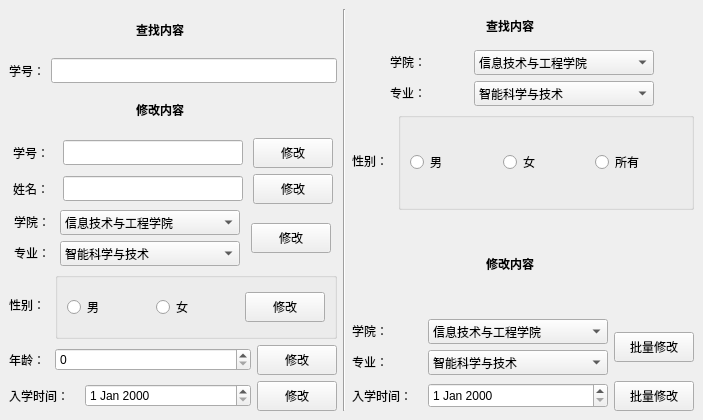
<?xml version="1.0" encoding="UTF-8"?>
<ui version="4.0">
 <class>xiugai</class>
 <widget class="QMainWindow" name="xiugai">
  <property name="geometry">
   <rect>
    <x>0</x>
    <y>0</y>
    <width>703</width>
    <height>420</height>
   </rect>
  </property>
  <property name="windowTitle">
   <string>MainWindow</string>
  </property>
  <widget class="QWidget" name="centralwidget">
   <layout class="QHBoxLayout" name="horizontalLayout_24">
    <item>
     <layout class="QVBoxLayout" name="verticalLayout_2">
      <item>
       <layout class="QHBoxLayout" name="horizontalLayout_10">
        <item>
         <widget class="QLabel" name="label_12">
          <property name="text">
           <string/>
          </property>
         </widget>
        </item>
        <item>
         <spacer name="horizontalSpacer_3">
          <property name="orientation">
           <enum>Qt::Horizontal</enum>
          </property>
          <property name="sizeHint" stdset="0">
           <size>
            <width>40</width>
            <height>20</height>
           </size>
          </property>
         </spacer>
        </item>
        <item>
         <widget class="QLabel" name="label_13">
          <property name="minimumSize">
           <size>
            <width>75</width>
            <height>30</height>
           </size>
          </property>
          <property name="maximumSize">
           <size>
            <width>75</width>
            <height>30</height>
           </size>
          </property>
          <property name="styleSheet">
           <string notr="true">font: 14pt &quot;Ubuntu&quot;;</string>
          </property>
          <property name="text">
           <string>&lt;html&gt;&lt;head/&gt;&lt;body&gt;&lt;p&gt;&lt;span style=&quot; font-weight:600;&quot;&gt;查找内容&lt;/span&gt;&lt;/p&gt;&lt;/body&gt;&lt;/html&gt;</string>
          </property>
         </widget>
        </item>
        <item>
         <spacer name="horizontalSpacer_4">
          <property name="orientation">
           <enum>Qt::Horizontal</enum>
          </property>
          <property name="sizeHint" stdset="0">
           <size>
            <width>40</width>
            <height>20</height>
           </size>
          </property>
         </spacer>
        </item>
        <item>
         <widget class="QLabel" name="label_14">
          <property name="text">
           <string/>
          </property>
         </widget>
        </item>
       </layout>
      </item>
      <item>
       <layout class="QHBoxLayout" name="horizontalLayout_9">
        <item>
         <widget class="QLabel" name="label">
          <property name="text">
           <string>学号：</string>
          </property>
         </widget>
        </item>
        <item>
         <widget class="QLineEdit" name="lineEdit">
          <property name="sizePolicy">
           <sizepolicy hsizetype="Expanding" vsizetype="Fixed">
            <horstretch>0</horstretch>
            <verstretch>0</verstretch>
           </sizepolicy>
          </property>
          <property name="minimumSize">
           <size>
            <width>0</width>
            <height>25</height>
           </size>
          </property>
          <property name="maximumSize">
           <size>
            <width>11111111</width>
            <height>25</height>
           </size>
          </property>
         </widget>
        </item>
       </layout>
      </item>
      <item>
       <layout class="QHBoxLayout" name="horizontalLayout">
        <item>
         <widget class="QLabel" name="label_3">
          <property name="text">
           <string/>
          </property>
         </widget>
        </item>
        <item>
         <spacer name="horizontalSpacer">
          <property name="orientation">
           <enum>Qt::Horizontal</enum>
          </property>
          <property name="sizeHint" stdset="0">
           <size>
            <width>40</width>
            <height>20</height>
           </size>
          </property>
         </spacer>
        </item>
        <item>
         <widget class="QLabel" name="label_2">
          <property name="minimumSize">
           <size>
            <width>75</width>
            <height>30</height>
           </size>
          </property>
          <property name="maximumSize">
           <size>
            <width>75</width>
            <height>30</height>
           </size>
          </property>
          <property name="styleSheet">
           <string notr="true">font: 14pt &quot;Ubuntu&quot;;</string>
          </property>
          <property name="text">
           <string>&lt;html&gt;&lt;head/&gt;&lt;body&gt;&lt;p&gt;&lt;span style=&quot; font-weight:600;&quot;&gt;修改内容&lt;/span&gt;&lt;/p&gt;&lt;/body&gt;&lt;/html&gt;</string>
          </property>
         </widget>
        </item>
        <item>
         <spacer name="horizontalSpacer_2">
          <property name="orientation">
           <enum>Qt::Horizontal</enum>
          </property>
          <property name="sizeHint" stdset="0">
           <size>
            <width>40</width>
            <height>20</height>
           </size>
          </property>
         </spacer>
        </item>
        <item>
         <widget class="QLabel" name="label_4">
          <property name="text">
           <string/>
          </property>
         </widget>
        </item>
       </layout>
      </item>
      <item>
       <layout class="QHBoxLayout" name="horizontalLayout_2">
        <item>
         <widget class="QLabel" name="label_8">
          <property name="minimumSize">
           <size>
            <width>40</width>
            <height>20</height>
           </size>
          </property>
          <property name="maximumSize">
           <size>
            <width>40</width>
            <height>20</height>
           </size>
          </property>
          <property name="text">
           <string>学号：</string>
          </property>
         </widget>
        </item>
        <item>
         <widget class="QLineEdit" name="lineEdit_2">
          <property name="sizePolicy">
           <sizepolicy hsizetype="Expanding" vsizetype="Fixed">
            <horstretch>0</horstretch>
            <verstretch>0</verstretch>
           </sizepolicy>
          </property>
          <property name="minimumSize">
           <size>
            <width>180</width>
            <height>25</height>
           </size>
          </property>
          <property name="maximumSize">
           <size>
            <width>180</width>
            <height>25</height>
           </size>
          </property>
         </widget>
        </item>
        <item>
         <widget class="QPushButton" name="pushButton_3">
          <property name="minimumSize">
           <size>
            <width>80</width>
            <height>30</height>
           </size>
          </property>
          <property name="maximumSize">
           <size>
            <width>80</width>
            <height>30</height>
           </size>
          </property>
          <property name="text">
           <string>修改</string>
          </property>
         </widget>
        </item>
       </layout>
      </item>
      <item>
       <layout class="QHBoxLayout" name="horizontalLayout_3">
        <item>
         <widget class="QLabel" name="label_10">
          <property name="minimumSize">
           <size>
            <width>40</width>
            <height>20</height>
           </size>
          </property>
          <property name="maximumSize">
           <size>
            <width>40</width>
            <height>20</height>
           </size>
          </property>
          <property name="text">
           <string>姓名：</string>
          </property>
         </widget>
        </item>
        <item>
         <widget class="QLineEdit" name="lineEdit_3">
          <property name="sizePolicy">
           <sizepolicy hsizetype="Expanding" vsizetype="Fixed">
            <horstretch>0</horstretch>
            <verstretch>0</verstretch>
           </sizepolicy>
          </property>
          <property name="minimumSize">
           <size>
            <width>180</width>
            <height>25</height>
           </size>
          </property>
          <property name="maximumSize">
           <size>
            <width>180</width>
            <height>25</height>
           </size>
          </property>
         </widget>
        </item>
        <item>
         <widget class="QPushButton" name="pushButton_4">
          <property name="minimumSize">
           <size>
            <width>80</width>
            <height>30</height>
           </size>
          </property>
          <property name="maximumSize">
           <size>
            <width>80</width>
            <height>30</height>
           </size>
          </property>
          <property name="text">
           <string>修改</string>
          </property>
         </widget>
        </item>
       </layout>
      </item>
      <item>
       <layout class="QHBoxLayout" name="horizontalLayout_21">
        <item>
         <layout class="QVBoxLayout" name="verticalLayout">
          <item>
           <layout class="QHBoxLayout" name="horizontalLayout_4">
            <item>
             <widget class="QLabel" name="label_6">
              <property name="minimumSize">
               <size>
                <width>40</width>
                <height>20</height>
               </size>
              </property>
              <property name="maximumSize">
               <size>
                <width>40</width>
                <height>20</height>
               </size>
              </property>
              <property name="text">
               <string>学院：</string>
              </property>
             </widget>
            </item>
            <item>
             <widget class="QComboBox" name="comboBox">
              <property name="sizePolicy">
               <sizepolicy hsizetype="Preferred" vsizetype="Fixed">
                <horstretch>0</horstretch>
                <verstretch>0</verstretch>
               </sizepolicy>
              </property>
              <property name="minimumSize">
               <size>
                <width>180</width>
                <height>25</height>
               </size>
              </property>
              <property name="maximumSize">
               <size>
                <width>180</width>
                <height>25</height>
               </size>
              </property>
              <item>
               <property name="text">
                <string>信息技术与工程学院</string>
               </property>
              </item>
              <item>
               <property name="text">
                <string>华为ICT学院</string>
               </property>
              </item>
              <item>
               <property name="text">
                <string>法学院</string>
               </property>
              </item>
              <item>
               <property name="text">
                <string>管理学院</string>
               </property>
              </item>
              <item>
               <property name="text">
                <string>外国语学院</string>
               </property>
              </item>
              <item>
               <property name="text">
                <string>会计学院</string>
               </property>
              </item>
              <item>
               <property name="text">
                <string>国际学院</string>
               </property>
              </item>
              <item>
               <property name="text">
                <string>经济学院</string>
               </property>
              </item>
              <item>
               <property name="text">
                <string>艺术设计学院</string>
               </property>
              </item>
             </widget>
            </item>
           </layout>
          </item>
          <item>
           <layout class="QHBoxLayout" name="horizontalLayout_5">
            <item>
             <widget class="QLabel" name="label_5">
              <property name="minimumSize">
               <size>
                <width>40</width>
                <height>20</height>
               </size>
              </property>
              <property name="maximumSize">
               <size>
                <width>40</width>
                <height>20</height>
               </size>
              </property>
              <property name="text">
               <string>专业：</string>
              </property>
             </widget>
            </item>
            <item>
             <widget class="QComboBox" name="comboBox_2">
              <property name="sizePolicy">
               <sizepolicy hsizetype="Preferred" vsizetype="Fixed">
                <horstretch>0</horstretch>
                <verstretch>0</verstretch>
               </sizepolicy>
              </property>
              <property name="minimumSize">
               <size>
                <width>180</width>
                <height>25</height>
               </size>
              </property>
              <property name="maximumSize">
               <size>
                <width>180</width>
                <height>25</height>
               </size>
              </property>
              <item>
               <property name="text">
                <string>智能科学与技术</string>
               </property>
              </item>
              <item>
               <property name="text">
                <string>信息管理与信息系统</string>
               </property>
              </item>
              <item>
               <property name="text">
                <string>软件工程</string>
               </property>
              </item>
              <item>
               <property name="text">
                <string>计算机科学与技术</string>
               </property>
              </item>
              <item>
               <property name="text">
                <string>物联网工程</string>
               </property>
              </item>
              <item>
               <property name="text">
                <string>数据科学与大数据技术</string>
               </property>
              </item>
             </widget>
            </item>
           </layout>
          </item>
         </layout>
        </item>
        <item>
         <widget class="QPushButton" name="pushButton_5">
          <property name="minimumSize">
           <size>
            <width>80</width>
            <height>30</height>
           </size>
          </property>
          <property name="maximumSize">
           <size>
            <width>80</width>
            <height>30</height>
           </size>
          </property>
          <property name="text">
           <string>修改</string>
          </property>
         </widget>
        </item>
       </layout>
      </item>
      <item>
       <layout class="QHBoxLayout" name="horizontalLayout_6">
        <item>
         <widget class="QLabel" name="label_11">
          <property name="sizePolicy">
           <sizepolicy hsizetype="Preferred" vsizetype="Preferred">
            <horstretch>0</horstretch>
            <verstretch>0</verstretch>
           </sizepolicy>
          </property>
          <property name="minimumSize">
           <size>
            <width>40</width>
            <height>20</height>
           </size>
          </property>
          <property name="maximumSize">
           <size>
            <width>40</width>
            <height>20</height>
           </size>
          </property>
          <property name="text">
           <string>性别：</string>
          </property>
         </widget>
        </item>
        <item>
         <widget class="QGroupBox" name="groupBox">
          <property name="minimumSize">
           <size>
            <width>0</width>
            <height>0</height>
           </size>
          </property>
          <property name="maximumSize">
           <size>
            <width>111111</width>
            <height>111111</height>
           </size>
          </property>
          <property name="title">
           <string/>
          </property>
          <layout class="QHBoxLayout" name="horizontalLayout_11">
           <item>
            <widget class="QRadioButton" name="radioButton">
             <property name="minimumSize">
              <size>
               <width>0</width>
               <height>40</height>
              </size>
             </property>
             <property name="maximumSize">
              <size>
               <width>16777215</width>
               <height>40</height>
              </size>
             </property>
             <property name="text">
              <string>男</string>
             </property>
            </widget>
           </item>
           <item>
            <widget class="QRadioButton" name="radioButton_2">
             <property name="minimumSize">
              <size>
               <width>0</width>
               <height>40</height>
              </size>
             </property>
             <property name="maximumSize">
              <size>
               <width>16777215</width>
               <height>40</height>
              </size>
             </property>
             <property name="text">
              <string>女</string>
             </property>
            </widget>
           </item>
           <item>
            <widget class="QPushButton" name="pushButton_6">
             <property name="minimumSize">
              <size>
               <width>80</width>
               <height>30</height>
              </size>
             </property>
             <property name="maximumSize">
              <size>
               <width>80</width>
               <height>30</height>
              </size>
             </property>
             <property name="text">
              <string>修改</string>
             </property>
            </widget>
           </item>
          </layout>
         </widget>
        </item>
       </layout>
      </item>
      <item>
       <layout class="QHBoxLayout" name="horizontalLayout_7">
        <item>
         <widget class="QLabel" name="label_9">
          <property name="minimumSize">
           <size>
            <width>40</width>
            <height>20</height>
           </size>
          </property>
          <property name="maximumSize">
           <size>
            <width>40</width>
            <height>20</height>
           </size>
          </property>
          <property name="text">
           <string>年龄：</string>
          </property>
         </widget>
        </item>
        <item>
         <widget class="QSpinBox" name="spinBox"/>
        </item>
        <item>
         <widget class="QPushButton" name="pushButton_7">
          <property name="minimumSize">
           <size>
            <width>80</width>
            <height>30</height>
           </size>
          </property>
          <property name="maximumSize">
           <size>
            <width>80</width>
            <height>30</height>
           </size>
          </property>
          <property name="text">
           <string>修改</string>
          </property>
         </widget>
        </item>
       </layout>
      </item>
      <item>
       <layout class="QHBoxLayout" name="horizontalLayout_8">
        <item>
         <widget class="QLabel" name="label_7">
          <property name="minimumSize">
           <size>
            <width>70</width>
            <height>20</height>
           </size>
          </property>
          <property name="maximumSize">
           <size>
            <width>70</width>
            <height>20</height>
           </size>
          </property>
          <property name="text">
           <string>入学时间：</string>
          </property>
         </widget>
        </item>
        <item>
         <widget class="QDateEdit" name="dateEdit"/>
        </item>
        <item>
         <widget class="QPushButton" name="pushButton_8">
          <property name="minimumSize">
           <size>
            <width>80</width>
            <height>30</height>
           </size>
          </property>
          <property name="maximumSize">
           <size>
            <width>80</width>
            <height>30</height>
           </size>
          </property>
          <property name="text">
           <string>修改</string>
          </property>
         </widget>
        </item>
       </layout>
      </item>
     </layout>
    </item>
    <item>
     <widget class="Line" name="line">
      <property name="orientation">
       <enum>Qt::Vertical</enum>
      </property>
     </widget>
    </item>
    <item>
     <layout class="QVBoxLayout" name="verticalLayout_5">
      <item>
       <layout class="QVBoxLayout" name="verticalLayout_4">
        <item>
         <layout class="QHBoxLayout" name="horizontalLayout_13">
          <item>
           <widget class="QLabel" name="label_18">
            <property name="text">
             <string/>
            </property>
           </widget>
          </item>
          <item>
           <spacer name="horizontalSpacer_7">
            <property name="orientation">
             <enum>Qt::Horizontal</enum>
            </property>
            <property name="sizeHint" stdset="0">
             <size>
              <width>40</width>
              <height>20</height>
             </size>
            </property>
           </spacer>
          </item>
          <item>
           <widget class="QLabel" name="label_19">
            <property name="minimumSize">
             <size>
              <width>75</width>
              <height>30</height>
             </size>
            </property>
            <property name="maximumSize">
             <size>
              <width>75</width>
              <height>30</height>
             </size>
            </property>
            <property name="styleSheet">
             <string notr="true">font: 14pt &quot;Ubuntu&quot;;</string>
            </property>
            <property name="text">
             <string>&lt;html&gt;&lt;head/&gt;&lt;body&gt;&lt;p&gt;&lt;span style=&quot; font-weight:600;&quot;&gt;查找内容&lt;/span&gt;&lt;/p&gt;&lt;/body&gt;&lt;/html&gt;</string>
            </property>
           </widget>
          </item>
          <item>
           <spacer name="horizontalSpacer_8">
            <property name="orientation">
             <enum>Qt::Horizontal</enum>
            </property>
            <property name="sizeHint" stdset="0">
             <size>
              <width>40</width>
              <height>20</height>
             </size>
            </property>
           </spacer>
          </item>
          <item>
           <widget class="QLabel" name="label_22">
            <property name="text">
             <string/>
            </property>
           </widget>
          </item>
         </layout>
        </item>
        <item>
         <layout class="QHBoxLayout" name="horizontalLayout_17">
          <item>
           <widget class="QLabel" name="label_23">
            <property name="minimumSize">
             <size>
              <width>40</width>
              <height>20</height>
             </size>
            </property>
            <property name="maximumSize">
             <size>
              <width>40</width>
              <height>20</height>
             </size>
            </property>
            <property name="text">
             <string>学院：</string>
            </property>
           </widget>
          </item>
          <item>
           <widget class="QComboBox" name="comboBox_5">
            <property name="minimumSize">
             <size>
              <width>180</width>
              <height>25</height>
             </size>
            </property>
            <property name="maximumSize">
             <size>
              <width>180</width>
              <height>25</height>
             </size>
            </property>
            <item>
             <property name="text">
              <string>信息技术与工程学院</string>
             </property>
            </item>
            <item>
             <property name="text">
              <string>华为ICT学院</string>
             </property>
            </item>
            <item>
             <property name="text">
              <string>法学院</string>
             </property>
            </item>
            <item>
             <property name="text">
              <string>管理学院</string>
             </property>
            </item>
            <item>
             <property name="text">
              <string>外国语学院</string>
             </property>
            </item>
            <item>
             <property name="text">
              <string>会计学院</string>
             </property>
            </item>
            <item>
             <property name="text">
              <string>国际学院</string>
             </property>
            </item>
            <item>
             <property name="text">
              <string>经济学院</string>
             </property>
            </item>
            <item>
             <property name="text">
              <string>艺术设计学院</string>
             </property>
            </item>
           </widget>
          </item>
         </layout>
        </item>
        <item>
         <layout class="QHBoxLayout" name="horizontalLayout_18">
          <item>
           <widget class="QLabel" name="label_25">
            <property name="minimumSize">
             <size>
              <width>40</width>
              <height>20</height>
             </size>
            </property>
            <property name="maximumSize">
             <size>
              <width>40</width>
              <height>20</height>
             </size>
            </property>
            <property name="text">
             <string>专业：</string>
            </property>
           </widget>
          </item>
          <item>
           <widget class="QComboBox" name="comboBox_6">
            <property name="minimumSize">
             <size>
              <width>180</width>
              <height>25</height>
             </size>
            </property>
            <property name="maximumSize">
             <size>
              <width>180</width>
              <height>25</height>
             </size>
            </property>
            <item>
             <property name="text">
              <string>智能科学与技术</string>
             </property>
            </item>
            <item>
             <property name="text">
              <string>信息管理与信息系统</string>
             </property>
            </item>
            <item>
             <property name="text">
              <string>软件工程</string>
             </property>
            </item>
            <item>
             <property name="text">
              <string>计算机科学与技术</string>
             </property>
            </item>
            <item>
             <property name="text">
              <string>物联网工程</string>
             </property>
            </item>
            <item>
             <property name="text">
              <string>数据科学与大数据技术</string>
             </property>
            </item>
           </widget>
          </item>
         </layout>
        </item>
       </layout>
      </item>
      <item>
       <layout class="QHBoxLayout" name="horizontalLayout_19">
        <item>
         <widget class="QLabel" name="label_26">
          <property name="sizePolicy">
           <sizepolicy hsizetype="Preferred" vsizetype="Preferred">
            <horstretch>0</horstretch>
            <verstretch>0</verstretch>
           </sizepolicy>
          </property>
          <property name="minimumSize">
           <size>
            <width>40</width>
            <height>20</height>
           </size>
          </property>
          <property name="maximumSize">
           <size>
            <width>40</width>
            <height>20</height>
           </size>
          </property>
          <property name="text">
           <string>性别：</string>
          </property>
         </widget>
        </item>
        <item>
         <widget class="QGroupBox" name="groupBox_2">
          <property name="sizePolicy">
           <sizepolicy hsizetype="Preferred" vsizetype="Preferred">
            <horstretch>0</horstretch>
            <verstretch>40</verstretch>
           </sizepolicy>
          </property>
          <property name="minimumSize">
           <size>
            <width>0</width>
            <height>40</height>
           </size>
          </property>
          <property name="maximumSize">
           <size>
            <width>111111</width>
            <height>111111</height>
           </size>
          </property>
          <property name="title">
           <string/>
          </property>
          <layout class="QHBoxLayout" name="horizontalLayout_23">
           <item>
            <widget class="QRadioButton" name="radioButton_3">
             <property name="minimumSize">
              <size>
               <width>0</width>
               <height>40</height>
              </size>
             </property>
             <property name="maximumSize">
              <size>
               <width>16777215</width>
               <height>40</height>
              </size>
             </property>
             <property name="text">
              <string>男</string>
             </property>
            </widget>
           </item>
           <item>
            <widget class="QRadioButton" name="radioButton_4">
             <property name="minimumSize">
              <size>
               <width>0</width>
               <height>40</height>
              </size>
             </property>
             <property name="maximumSize">
              <size>
               <width>16777215</width>
               <height>40</height>
              </size>
             </property>
             <property name="text">
              <string>女</string>
             </property>
            </widget>
           </item>
           <item>
            <widget class="QRadioButton" name="radioButton_5">
             <property name="text">
              <string>所有</string>
             </property>
            </widget>
           </item>
          </layout>
         </widget>
        </item>
       </layout>
      </item>
      <item>
       <layout class="QHBoxLayout" name="horizontalLayout_12">
        <item>
         <widget class="QLabel" name="label_15">
          <property name="text">
           <string/>
          </property>
         </widget>
        </item>
        <item>
         <spacer name="horizontalSpacer_5">
          <property name="orientation">
           <enum>Qt::Horizontal</enum>
          </property>
          <property name="sizeHint" stdset="0">
           <size>
            <width>40</width>
            <height>20</height>
           </size>
          </property>
         </spacer>
        </item>
        <item>
         <widget class="QLabel" name="label_16">
          <property name="minimumSize">
           <size>
            <width>75</width>
            <height>30</height>
           </size>
          </property>
          <property name="maximumSize">
           <size>
            <width>75</width>
            <height>30</height>
           </size>
          </property>
          <property name="styleSheet">
           <string notr="true">font: 14pt &quot;Ubuntu&quot;;</string>
          </property>
          <property name="text">
           <string>&lt;html&gt;&lt;head/&gt;&lt;body&gt;&lt;p&gt;&lt;span style=&quot; font-weight:600;&quot;&gt;修改内容&lt;/span&gt;&lt;/p&gt;&lt;/body&gt;&lt;/html&gt;</string>
          </property>
         </widget>
        </item>
        <item>
         <spacer name="horizontalSpacer_6">
          <property name="orientation">
           <enum>Qt::Horizontal</enum>
          </property>
          <property name="sizeHint" stdset="0">
           <size>
            <width>40</width>
            <height>20</height>
           </size>
          </property>
         </spacer>
        </item>
        <item>
         <widget class="QLabel" name="label_17">
          <property name="text">
           <string/>
          </property>
         </widget>
        </item>
       </layout>
      </item>
      <item>
       <layout class="QHBoxLayout" name="horizontalLayout_14">
        <item>
         <layout class="QVBoxLayout" name="verticalLayout_3">
          <item>
           <layout class="QHBoxLayout" name="horizontalLayout_15">
            <item>
             <widget class="QLabel" name="label_20">
              <property name="minimumSize">
               <size>
                <width>70</width>
                <height>20</height>
               </size>
              </property>
              <property name="maximumSize">
               <size>
                <width>70</width>
                <height>20</height>
               </size>
              </property>
              <property name="text">
               <string>学院：</string>
              </property>
             </widget>
            </item>
            <item>
             <widget class="QComboBox" name="comboBox_3">
              <property name="minimumSize">
               <size>
                <width>180</width>
                <height>25</height>
               </size>
              </property>
              <property name="maximumSize">
               <size>
                <width>180</width>
                <height>25</height>
               </size>
              </property>
              <item>
               <property name="text">
                <string>信息技术与工程学院</string>
               </property>
              </item>
              <item>
               <property name="text">
                <string>华为ICT学院</string>
               </property>
              </item>
              <item>
               <property name="text">
                <string>法学院</string>
               </property>
              </item>
              <item>
               <property name="text">
                <string>管理学院</string>
               </property>
              </item>
              <item>
               <property name="text">
                <string>外国语学院</string>
               </property>
              </item>
              <item>
               <property name="text">
                <string>会计学院</string>
               </property>
              </item>
              <item>
               <property name="text">
                <string>国际学院</string>
               </property>
              </item>
              <item>
               <property name="text">
                <string>经济学院</string>
               </property>
              </item>
              <item>
               <property name="text">
                <string>艺术设计学院</string>
               </property>
              </item>
             </widget>
            </item>
           </layout>
          </item>
          <item>
           <layout class="QHBoxLayout" name="horizontalLayout_16">
            <item>
             <widget class="QLabel" name="label_21">
              <property name="minimumSize">
               <size>
                <width>70</width>
                <height>20</height>
               </size>
              </property>
              <property name="maximumSize">
               <size>
                <width>70</width>
                <height>20</height>
               </size>
              </property>
              <property name="text">
               <string>专业：</string>
              </property>
             </widget>
            </item>
            <item>
             <widget class="QComboBox" name="comboBox_4">
              <property name="minimumSize">
               <size>
                <width>180</width>
                <height>25</height>
               </size>
              </property>
              <property name="maximumSize">
               <size>
                <width>180</width>
                <height>25</height>
               </size>
              </property>
              <item>
               <property name="text">
                <string>智能科学与技术</string>
               </property>
              </item>
              <item>
               <property name="text">
                <string>信息管理与信息系统</string>
               </property>
              </item>
              <item>
               <property name="text">
                <string>软件工程</string>
               </property>
              </item>
              <item>
               <property name="text">
                <string>计算机科学与技术</string>
               </property>
              </item>
              <item>
               <property name="text">
                <string>物联网工程</string>
               </property>
              </item>
              <item>
               <property name="text">
                <string>数据科学与大数据技术</string>
               </property>
              </item>
             </widget>
            </item>
           </layout>
          </item>
         </layout>
        </item>
        <item>
         <widget class="QPushButton" name="pushButton_9">
          <property name="minimumSize">
           <size>
            <width>80</width>
            <height>30</height>
           </size>
          </property>
          <property name="maximumSize">
           <size>
            <width>80</width>
            <height>30</height>
           </size>
          </property>
          <property name="text">
           <string>批量修改</string>
          </property>
         </widget>
        </item>
       </layout>
      </item>
      <item>
       <layout class="QHBoxLayout" name="horizontalLayout_20">
        <item>
         <widget class="QLabel" name="label_24">
          <property name="minimumSize">
           <size>
            <width>70</width>
            <height>20</height>
           </size>
          </property>
          <property name="maximumSize">
           <size>
            <width>70</width>
            <height>20</height>
           </size>
          </property>
          <property name="text">
           <string>入学时间：</string>
          </property>
         </widget>
        </item>
        <item>
         <widget class="QDateEdit" name="dateEdit_2">
          <property name="minimumSize">
           <size>
            <width>180</width>
            <height>25</height>
           </size>
          </property>
          <property name="maximumSize">
           <size>
            <width>180</width>
            <height>25</height>
           </size>
          </property>
         </widget>
        </item>
        <item>
         <widget class="QPushButton" name="pushButton_10">
          <property name="minimumSize">
           <size>
            <width>80</width>
            <height>30</height>
           </size>
          </property>
          <property name="maximumSize">
           <size>
            <width>80</width>
            <height>30</height>
           </size>
          </property>
          <property name="text">
           <string>批量修改</string>
          </property>
         </widget>
        </item>
       </layout>
      </item>
     </layout>
    </item>
   </layout>
  </widget>
 </widget>
 <resources/>
 <connections/>
</ui>
